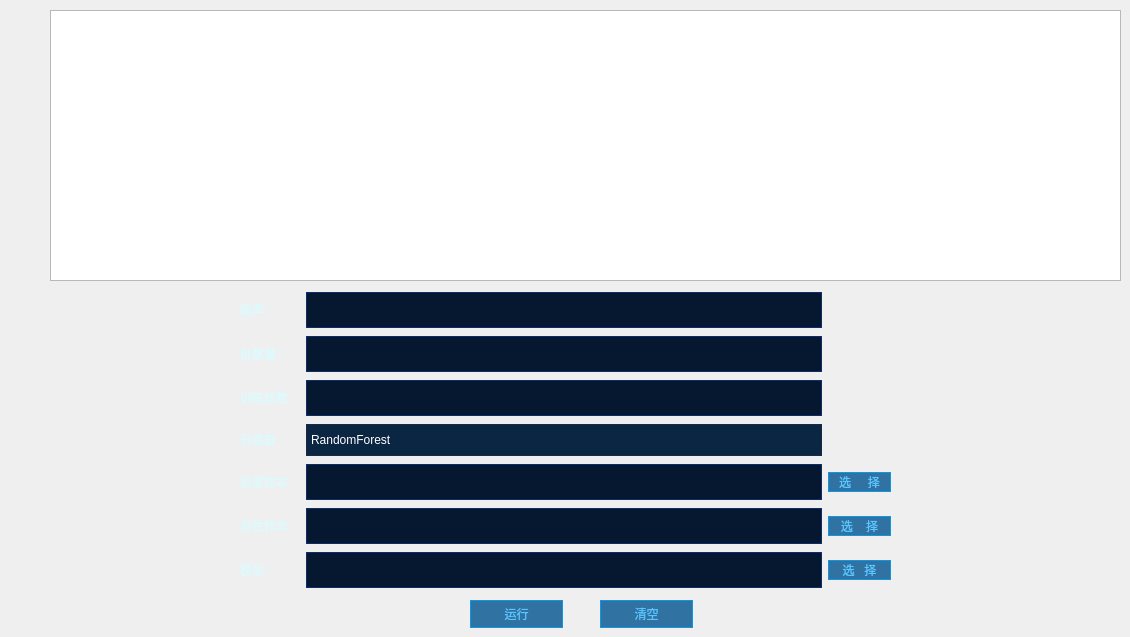
     <widget class="QWidget" name="page">
      <widget class="QWidget" name="gridLayoutWidget">
       <property name="geometry">
        <rect>
         <x>240</x>
         <y>290</y>
         <width>651</width>
         <height>301</height>
        </rect>
       </property>
       <layout class="QGridLayout" name="gridLayout">
        <item row="6" column="0">
         <widget class="QLabel" name="pthlb">
          <property name="styleSheet">
           <string notr="true">color: #DAFBFF; /* 文本颜色 */
    font: 9pt &quot;微软雅黑&quot;;</string>
          </property>
          <property name="text">
           <string>模型：</string>
          </property>
         </widget>
        </item>
        <item row="6" column="2">
         <widget class="QLineEdit" name="pthtxt">
          <property name="styleSheet">
           <string notr="true">QLineEdit{
        width: 100px;
        height: 34px;
        background: #05182F;
        border: 1px solid #163B69;
        border: 1px solid rgba(24, 65, 162, 0.5);
        font: 9pt &quot;微软雅黑&quot;;
        color: #DAFBFF;
        line-height: 50px;
}</string>
          </property>
         </widget>
        </item>
        <item row="5" column="4">
         <widget class="QPushButton" name="benignpb">
          <property name="styleSheet">
           <string notr="true">background: rgba(0,84,143,0.8);
    border: 1px solid #1197E2;
    font: 9pt &quot;微软雅黑&quot;;
    color: #5BC5FF;</string>
          </property>
          <property name="text">
           <string>选    择</string>
          </property>
         </widget>
        </item>
        <item row="0" column="2">
         <widget class="QLineEdit" name="vectortxt">
          <property name="styleSheet">
           <string notr="true">QLineEdit{
        width: 100px;
        height: 34px;
        background: #05182F;
        border: 1px solid #163B69;
        border: 1px solid rgba(24, 65, 162, 0.5);
        font: 9pt &quot;微软雅黑&quot;;
        color: #DAFBFF;
        line-height: 50px;
}</string>
          </property>
         </widget>
        </item>
        <item row="4" column="2">
         <widget class="QLineEdit" name="malwaretxt">
          <property name="styleSheet">
           <string notr="true">QLineEdit{
        width: 100px;
        height: 34px;
        background: #05182F;
        border: 1px solid #163B69;
        border: 1px solid rgba(24, 65, 162, 0.5);
        font: 9pt &quot;微软雅黑&quot;;
        color: #DAFBFF;
        line-height: 50px;
}</string>
          </property>
         </widget>
        </item>
        <item row="1" column="2">
         <widget class="QLineEdit" name="batchtxt">
          <property name="styleSheet">
           <string notr="true">QLineEdit{
        width: 100px;
        height: 34px;
        background: #05182F;
        border: 1px solid #163B69;
        border: 1px solid rgba(24, 65, 162, 0.5);
        font: 9pt &quot;微软雅黑&quot;;
        color: #DAFBFF;
        line-height: 50px;
}</string>
          </property>
         </widget>
        </item>
        <item row="2" column="2">
         <widget class="QLineEdit" name="epochtxt">
          <property name="styleSheet">
           <string notr="true">QLineEdit{
        width: 100px;
        height: 34px;
        background: #05182F;
        border: 1px solid #163B69;
        border: 1px solid rgba(24, 65, 162, 0.5);
        font: 9pt &quot;微软雅黑&quot;;
        color: #DAFBFF;
        line-height: 50px;
}</string>
          </property>
         </widget>
        </item>
        <item row="4" column="4">
         <widget class="QPushButton" name="malwarepb">
          <property name="styleSheet">
           <string notr="true">background: rgba(0,84,143,0.8);
    border: 1px solid #1197E2;
    font: 9pt &quot;微软雅黑&quot;;
    color: #5BC5FF;</string>
          </property>
          <property name="text">
           <string>   选     择   </string>
          </property>
         </widget>
        </item>
        <item row="4" column="0">
         <widget class="QLabel" name="malwarelb">
          <property name="styleSheet">
           <string notr="true">color: #DAFBFF; /* 文本颜色 */
    font: 9pt &quot;微软雅黑&quot;;</string>
          </property>
          <property name="text">
           <string>恶意样本：</string>
          </property>
         </widget>
        </item>
        <item row="0" column="0">
         <widget class="QLabel" name="vectorlb">
          <property name="styleSheet">
           <string notr="true">color: #DAFBFF; /* 文本颜色 */
    font: 9pt &quot;微软雅黑&quot;;</string>
          </property>
          <property name="text">
           <string>噪声：</string>
          </property>
         </widget>
        </item>
        <item row="5" column="0">
         <widget class="QLabel" name="benignlb">
          <property name="styleSheet">
           <string notr="true">color: #DAFBFF; /* 文本颜色 */
    font: 9pt &quot;微软雅黑&quot;;</string>
          </property>
          <property name="text">
           <string>良性样本：</string>
          </property>
         </widget>
        </item>
        <item row="5" column="2">
         <widget class="QLineEdit" name="benigntxt">
          <property name="styleSheet">
           <string notr="true">QLineEdit{
        width: 100px;
        height: 34px;
        background: #05182F;
        border: 1px solid #163B69;
        border: 1px solid rgba(24, 65, 162, 0.5);
        font: 9pt &quot;微软雅黑&quot;;
        color: #DAFBFF;
        line-height: 50px;
}</string>
          </property>
         </widget>
        </item>
        <item row="3" column="0">
         <widget class="QLabel" name="classfierlb">
          <property name="styleSheet">
           <string notr="true">color: #DAFBFF; /* 文本颜色 */
    font: 9pt &quot;微软雅黑&quot;;</string>
          </property>
          <property name="text">
           <string>分类器：</string>
          </property>
         </widget>
        </item>
        <item row="1" column="0">
         <widget class="QLabel" name="batchlb">
          <property name="styleSheet">
           <string notr="true">color: #DAFBFF; /* 文本颜色 */
    font: 9pt &quot;微软雅黑&quot;;</string>
          </property>
          <property name="text">
           <string>批数量：</string>
          </property>
         </widget>
        </item>
        <item row="2" column="0">
         <widget class="QLabel" name="epochlb">
          <property name="styleSheet">
           <string notr="true">color: #DAFBFF; /* 文本颜色 */
    font: 9pt &quot;微软雅黑&quot;;</string>
          </property>
          <property name="text">
           <string>训练轮数：</string>
          </property>
         </widget>
        </item>
        <item row="6" column="4">
         <widget class="QPushButton" name="pthpb">
          <property name="styleSheet">
           <string notr="true">background: rgba(0,84,143,0.8);
    border: 1px solid #1197E2;
    font: 9pt &quot;微软雅黑&quot;;
    color: #5BC5FF;</string>
          </property>
          <property name="text">
           <string>选   择</string>
          </property>
         </widget>
        </item>
        <item row="3" column="2">
         <widget class="QComboBox" name="classfiertxt">
          <property name="styleSheet">
           <string notr="true">QComboBox
{
    width: 130px;
    height: 30px;
    background: #0B2642;
    border: 1px solid rgba(31, 42, 72, 194);
    border-image: url(:/icon/AontherUI/leida1_n.png);
    font: 9pt &quot;微软雅黑&quot;;
    line-height: 35px;
    color: white;
}

QComboBox::down-arrow{
    image:url(&quot;:/icon/RaderControl/Arrow1.png&quot;);
    background: transparent;
}

QComboBox::drop-down{
    background: transparent;
}
</string>
          </property>
          <item>
           <property name="text">
            <string>RandomForest</string>
           </property>
          </item>
          <item>
           <property name="text">
            <string>DecisionTress</string>
           </property>
          </item>
          <item>
           <property name="text">
            <string>LogisticRegression</string>
           </property>
          </item>
          <item>
           <property name="text">
            <string>MutiLayerPerceptron</string>
           </property>
          </item>
          <item>
           <property name="text">
            <string>SVM</string>
           </property>
          </item>
          <item>
           <property name="text">
            <string>LightGBM</string>
           </property>
          </item>
          <item>
           <property name="text">
            <string>XGBoost</string>
           </property>
          </item>
         </widget>
        </item>
       </layout>
      </widget>
      <widget class="QTextEdit" name="textEdit">
       <property name="geometry">
        <rect>
         <x>50</x>
         <y>10</y>
         <width>1071</width>
         <height>271</height>
        </rect>
       </property>
       <property name="styleSheet">
        <string notr="true">
QTextEdit:focus, QLineEdit:focus{
        font: 9pt &quot;微软雅黑&quot;;
        color: rgba(206, 217, 237, 0.7);
}

QTextEdit:hover, QLineEdit::hover{
        border: 1px solid rgba(24, 65, 162, 1);
}</string>
       </property>
      </widget>
      <widget class="QPushButton" name="runpb">
       <property name="geometry">
        <rect>
         <x>470</x>
         <y>600</y>
         <width>93</width>
         <height>28</height>
        </rect>
       </property>
       <property name="styleSheet">
        <string notr="true">background: rgba(0,84,143,0.8);
    border: 1px solid #1197E2;
    font: 9pt &quot;微软雅黑&quot;;
    color: #5BC5FF;</string>
       </property>
       <property name="text">
        <string>运行</string>
       </property>
      </widget>
      <widget class="QPushButton" name="flashpb">
       <property name="geometry">
        <rect>
         <x>600</x>
         <y>600</y>
         <width>93</width>
         <height>28</height>
        </rect>
       </property>
       <property name="styleSheet">
        <string notr="true">background: rgba(0,84,143,0.8);
    border: 1px solid #1197E2;
    font: 9pt &quot;微软雅黑&quot;;
    color: #5BC5FF;</string>
       </property>
       <property name="text">
        <string>清空</string>
       </property>
      </widget>
     </widget>
